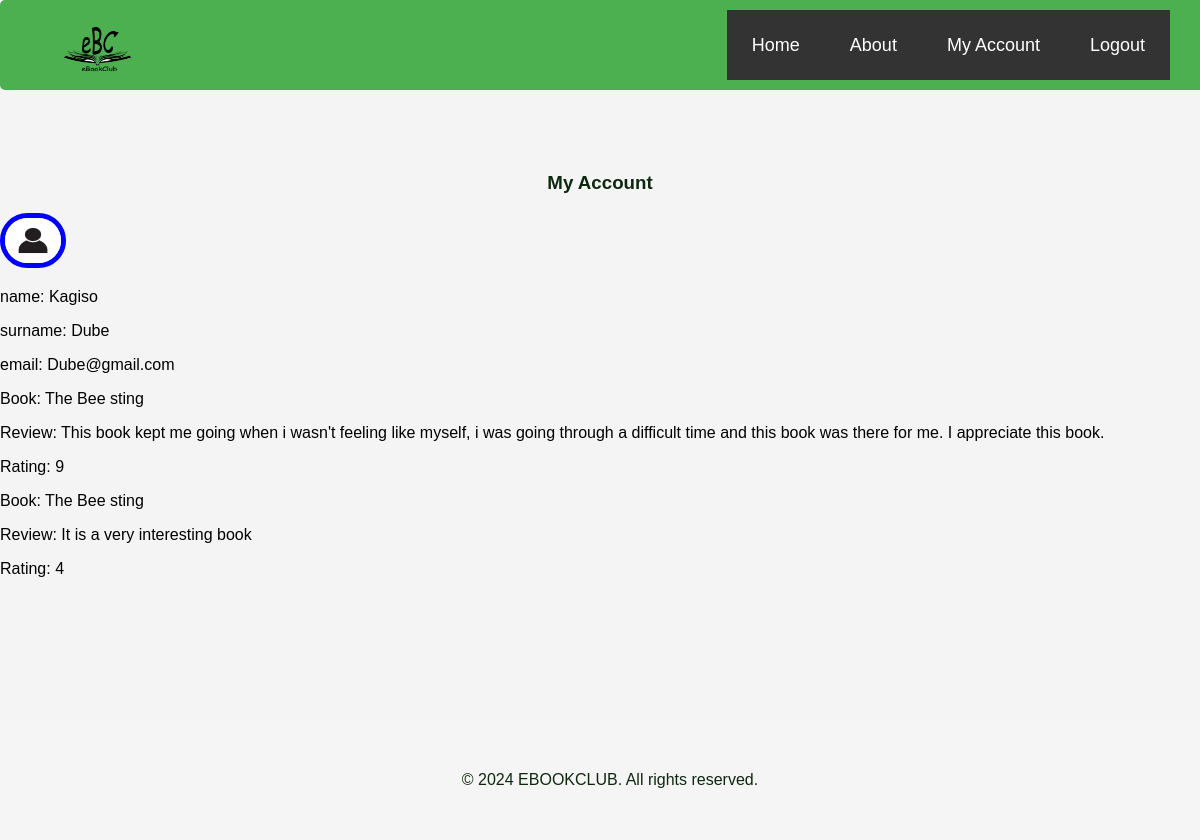
The app's page /My_account (signed in) with its own data.
### web_site/models/User_model.py (models this page shows)
class User(db.Model, UserMixin):
    id = db.Column(db.Integer, primary_key=True, unique=True)
    name = db.Column(db.String(128), nullable=True)
    surname = db.Column(db.String(128), nullable=True)
    email = db.Column(db.String(128), nullable=True, unique=True)
    password = db.Column(db.String(128), nullable=True)
    created_date = db.Column(db.DateTime, default=datetime.now)

### web_site/models/Review_model.py (models this page shows)
class Reviews(db.Model):
    id = db.Column(db.Integer, primary_key=True, unique=True)
    Book_id = db.Column(db.String(60), db.ForeignKey("books.id"), nullable=False)
    Bookname = db.Column(db.String(60), db.ForeignKey("books.title"), nullable=False)
    user_id = db.Column(db.String(60), db.ForeignKey("user.id"), nullable=False)
    username = db.Column(db.String(60), db.ForeignKey("user.name"), nullable=False)
    Review_text = db.Column(db.Text(1024), nullable=False)
    rating = db.Column(db.Integer, nullable=False, default=0)

### web_site/views/app_views.py (the view)
@app_views.route('/My_account',  strict_slashes=False)
@login_required
def my_account():
    user = User.query.get(current_user.id)
    user_id = user.id
    q = Reviews.query.filter_by(user_id=current_user.id).all()
    return render_template("my_account.html", user=user, q=q )

### app.py (called while the page is built)
@login_manager.user_loader
def load_user(id):
    return User.query.get(int(id))

### web_site/templates/my_account.html
{% extends "layout.html" %}
{% block body %}
<nav>
    <img src="eBookClub/images/Ebooklogo.png" class="logo ebook-logo">
        <ul>
            <li><a href="/Home">Home</a><li>
            <li><a href="/About">About</a><li>
            <li><a href="/My_account">My Account</a><li>
            <li><a href="/login">Logout</a><li>
        </ul>
    </nav>
    <div class="heading">
        <h3>My Account</h3>
    </div>
    <img src="{{ url_for('static', filename='styles/images/profile.jpg') }}" class="profile_photo"alt="NO PICTURE">
    <div class="user-information">
        <p>name: {{ user.name }}</p>
        <p>surname: {{ user.surname }}</p>
        <p>email: {{user.email }}</p>
    </div>
    <div class="books_review">
        {% for rev in q %}
            <p>Book: {{ rev.Bookname }}</p>
            <p>Review: {{ rev.Review_text }}</p>
            <p>Rating: {{ rev.rating }}</p>
        {% endfor %}
    </div>
    <footer class="footer">
        <p class="footer-text">&copy; 2024 EBOOKCLUB. All rights reserved.</p>
    </footer>
{% endblock %}

### web_site/static/styles/categorie.css (style rules this page uses)
body { margin: 0; padding: 0; background-color: #f9f9f9; align-items: center; height: 100vh; font-family: Arial, sans-serif; margin-top: 70px; }
.heading h3 { margin-top: 11%; text-align: center; color: #0c290d; text-transform: capitalize; }
nav { background: #4caf50; position: fixed; width: 100%; top: 0; z-index: 1000; }
.ebook-logo { float: left; width: 150px; height: 70px; padding-left: 10px; }
nav ul { float: right; list-style: none; margin-right: 40px; position: relative; }
nav ul li { float: left; display: inline-block; background: #333; }
nav ul li a { color: white; text-decoration: none; line-height: 70px; font-size: 18px; padding: 8px 15px; }
.footer { display: flex; align-items: center; justify-content: center; background-color: whitesmoke; height: 100px; }
.footer-text { color: #0c290d; text-align: center; margin: 0; }
.profile_photo { border-radius: 45px; height: 45px; width: 56px; border: solid 5px blue; }

### web_site/static/styles/books.css (style rules this page uses)
body { margin: 0; padding: 0; background-color: #f9f9f9; align-items: center; height: 100vh; font-family: Arial, sans-serif; margin-top: 70px; }
a { text-decoration: none; color: #333333; }
nav { background: #4caf50; width: 100%; top: 0; z-index: 1000; opacity: 1; visibility: visible; border-radius: 5px; box-shadow: 0 0 5px #4caf50, 0 0 5px #32CD32; box-shadow: none; transition: transform 0.3s ease; }
.ebook-logo { float: left; width: 150px; height: 70px; padding-left: 10px; }
nav ul { float: right; list-style: none; margin-right: 40px; position: relative; }
nav ul li { float: left; display: inline-block; background: #333; }
nav ul li a { color: white; text-decoration: none; line-height: 70px; font-size: 18px; padding: 8px 15px; }
.footer { display: flex; align-items: center; justify-content: center; background-color: whitesmoke; height: 15px; }
.footer-text { color: #0c290d; text-align: center; margin: 0; }

### web_site/static/styles/review.css (style rules this page uses)
body { font-family: 'Arial', sans-serif; background-color: #f0f0f0; margin: 0; padding: 0; }
nav { background-color: #3e8e41; color: white; padding: 10px; display: flex; justify-content: space-between; align-items: center; }
nav a { color: white; margin: 0 10px; text-decoration: none; }
nav ul { float: right; list-style: none; margin-right: 40px; position: relative; }
nav ul li { float: left; display: inline-block; background: #333; }
.footer { text-align: center; padding: 10px; background-color: #333; color: #fff; position: fixed; bottom: 0; width: 100%; }

### web_site/static/styles/index.css (style rules this page uses)
body { margin: 0; padding: 0; background-color: #f9f9f9; font-family: Arial, sans-serif; }
nav { background: #4caf50; position: fixed; width: 100%; top: 0; z-index: 1000; }
.ebook-logo { float: left; width: 150px; height: 70px; padding-left: 10px; }
nav ul { display: flex; justify-content: center; list-style: none; margin: 0; padding: 0; }
nav ul li { display: inline-block; background: #333; }
nav ul li a { color: white; text-decoration: none; line-height: 70px; font-size: 18px; padding: 8px 15px; }
.footer { display: flex; align-items: center; justify-content: center; background-color: whitesmoke; height: 70px; }
.footer-text { color: #0c290d; text-align: center; margin: 0; }

### web_site/static/styles/login.css (style rules this page uses)
body { align-items: center; height: 100vh; background-color: #f9f9f9; margin: 0; padding-top: 40px; font-family: Arial, sans-serif; }
a { text-decoration: none; color: #333333; }
nav { background: #4caf50; width: 100%; top: 0; z-index: 1000; opacity: 1; visibility: visible; border-radius: 5px; box-shadow: 0 0 5px #4caf50, 0 0 5px #32CD32; box-shadow: none; transition: transform 0.3s ease; }
.ebook-logo { float: left; width: 150px; height: 70px; padding-left: 10px; }
nav ul { float: right; list-style: none; margin-right: 40px; position: relative; }
nav ul li { float: left; display: inline-block; background: #333; }
nav ul li a { color: white; text-decoration: none; line-height: 70px; font-size: 18px; padding: 8px 15px; }
.footer { display: flex; align-items: center; justify-content: center; background-color: whitesmoke; height: 15px; }
.footer-text { color: #0c290d; text-align: center; margin: 0; }

### records on screen
User: name "Kagiso", surname "Dube", email "Dube@gmail.com"
Reviews: Bookname "The Bee sting", Review_text "This book kept me going when i wasn't feeling like myself, i was going through a difficult time and this book was there for me. I appreciate this book.", rating "9"
Reviews: Bookname "The Bee sting", Review_text "It is a very interesting book", rating "4"
